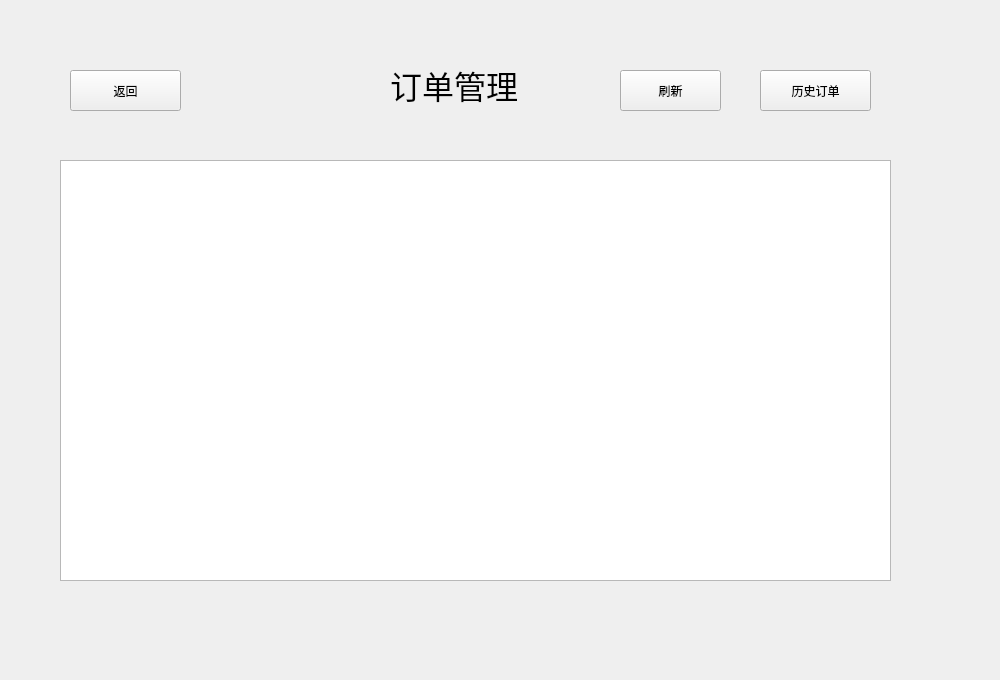
<?xml version="1.0" encoding="UTF-8"?>
<ui version="4.0">
 <class>sever_order</class>
 <widget class="QWidget" name="sever_order">
  <property name="geometry">
   <rect>
    <x>0</x>
    <y>0</y>
    <width>1000</width>
    <height>680</height>
   </rect>
  </property>
  <property name="windowTitle">
   <string>Form</string>
  </property>
  <widget class="QLabel" name="label">
   <property name="geometry">
    <rect>
     <x>390</x>
     <y>60</y>
     <width>221</width>
     <height>51</height>
    </rect>
   </property>
   <property name="text">
    <string>&lt;html&gt;&lt;head/&gt;&lt;body&gt;&lt;p&gt;&lt;span style=&quot; font-size:24pt;&quot;&gt;订单管理&lt;/span&gt;&lt;/p&gt;&lt;/body&gt;&lt;/html&gt;</string>
   </property>
  </widget>
  <widget class="QTableWidget" name="foodstable">
   <property name="geometry">
    <rect>
     <x>60</x>
     <y>160</y>
     <width>831</width>
     <height>421</height>
    </rect>
   </property>
  </widget>
  <widget class="QPushButton" name="pushButton">
   <property name="geometry">
    <rect>
     <x>760</x>
     <y>70</y>
     <width>111</width>
     <height>41</height>
    </rect>
   </property>
   <property name="text">
    <string>历史订单</string>
   </property>
  </widget>
  <widget class="QPushButton" name="back">
   <property name="geometry">
    <rect>
     <x>70</x>
     <y>70</y>
     <width>111</width>
     <height>41</height>
    </rect>
   </property>
   <property name="text">
    <string>返回</string>
   </property>
  </widget>
  <widget class="QPushButton" name="pushButton_2">
   <property name="geometry">
    <rect>
     <x>620</x>
     <y>70</y>
     <width>101</width>
     <height>41</height>
    </rect>
   </property>
   <property name="text">
    <string>刷新</string>
   </property>
  </widget>
 </widget>
 <resources/>
 <connections/>
</ui>
